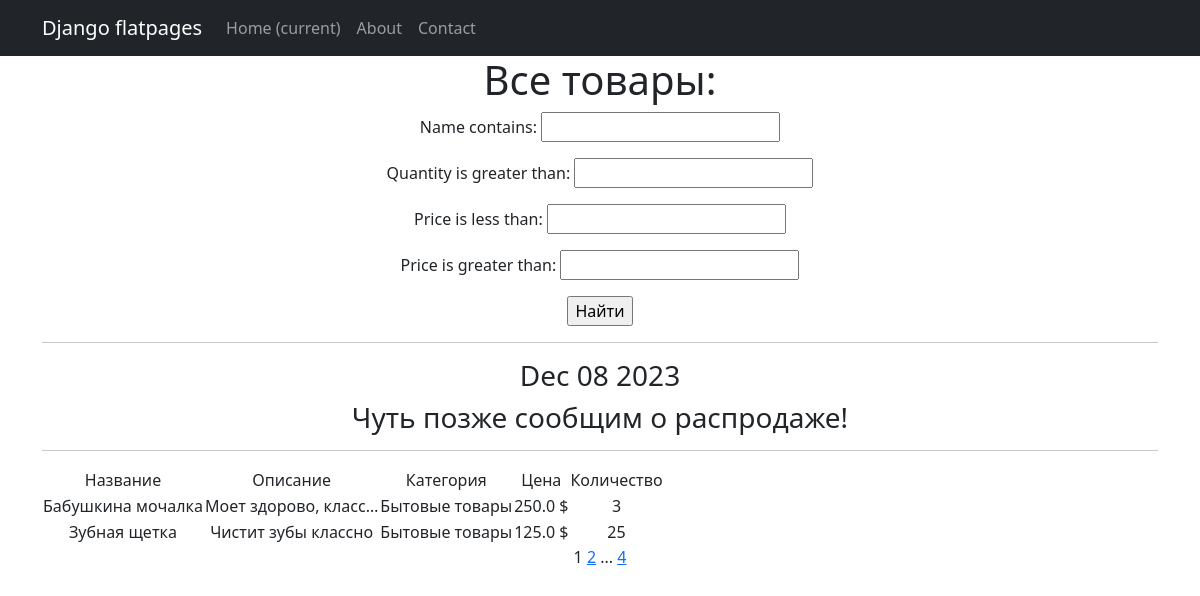
Screenshot of /products/ with the database file from the repository.
### simpleapp/models.py (models this page shows, shortened)
class Product(models.Model):
    name = models.CharField(
        max_length=50,
        unique=True, # названия товаров не должны повторяться
    )
    description = models.TextField()
    quantity = models.IntegerField(
        validators=[MinValueValidator(0)],
    )
    category = models.ForeignKey(
        to='Category',
        on_delete=models.CASCADE,
        related_name='products', # все продукты в категории будут доступны через поле products
    )
    price = models.FloatField(
        validators=[MinValueValidator(0.0)],
    )

class Category(models.Model):
    name = models.CharField(max_length=100, unique=True)

### simpleapp/views.py (the view)
# urls.py: path('', ProductsList.as_view(), name='product_list'),
class ProductsList(ListView):
    model = Product
    ordering = 'name'
    template_name = 'products.html'
    context_object_name = 'products'
    paginate_by = 2 # вот так мы можем указать количество записей на странице
    def get_queryset(self):
        queryset = super().get_queryset()
        self.filterset = ProductFilter(self.request.GET, queryset)
        return self.filterset.qs
    def get_context_data(self,  **kwargs):
        context = super().get_context_data(**kwargs)
        context['time_now'] = datetime.utcnow()
        context['next_sale'] = None
        context['filterset'] = self.filterset
        return context

### simpleapp/templatetags/custom_filters.py (called while the page is built)
@register.filter()
def currency(value, code='rub'):
    postfix = CURRENCIES_SIMBOLS[code]
    return f'{value} {postfix}'

### simpleapp/templatetags/custom_tags.py (called while the page is built)
@register.simple_tag()
def current_time(format_string='%b %d %Y'):
    return datetime.utcnow().strftime(format_string)

@register.simple_tag(takes_context=True)
def url_replace(context, **kwargs):
    d = context['request'].GET.copy()
    for k, v in kwargs.items():
        d[k] = v
    return d.urlencode()

### templates/products.html (shortened to what this page needs)
{% extends 'flatpages/default.html' %}
{% load custom_filters %}
{% load custom_tags %}
{% block content %}
<h1>Все товары:</h1>
<form action="" method="get">
    {{ filterset.form.as_p }}
        <input type="submit" value="Найти">
</form>
<hr>
<h3>{% current_time '%b %d %Y' %}</h3>
<h3>{{ next_sale|default_if_none:"Чуть позже сообщим о распродаже!" }}</h3>
<hr>
    {% if products %}
        <table>
            <tr>
                <td>Название</td>
                <td>Описание</td>
                <td>Категория</td>
                <td>Цена</td>
                <td>Количество</td>
            </tr>
            {% for product in products %}
            <tr>
                <td>{{ product.name }}</td>
                <td>{{ product.description|truncatechars:20 }}</td>
                <td>{{ product.category.name }}</td>
                <td>{{ product.price|currency:'usd' }}</td>
                <td>{{ product.quantity }}</td>
            </tr>
            {% endfor %}
        </table>
    {% else %}
        <h2>Товаров нет!</h2>
    {% endif %}
    {{ page_obj.number }}
    {% if page_obj.has_next %}
        <a href="?{% url_replace page=page_obj.next_page_number %}">{{ page_obj.next_page_number }}</a>
        {% if paginator.num_pages != page_obj.next_page_number %}
            ...
            <a href="?{% url_replace page=page_obj.paginator.num_pages %}">{{ page_obj.paginator.num_pages }}</a>
        {% endif %}
    {% endif %}
{% endblock content %}

### rows the page displays
Product: name "Бабушкина мочалка", description "Моет здорово, класс…", category.name "Бытовые товары", price "250.0 $", quantity "3"
Product: name "Зубная щетка", description "Чистит зубы классно", category.name "Бытовые товары", price "125.0 $", quantity "25"

### other values shown
{{ next_sale|default_if_none:"Чуть позже сообщим о распродаже!" }} "Чуть позже сообщим о распродаже!"
{{ page_obj.number }} "1"
{{ page_obj.next_page_number }} "2"
{{ page_obj.paginator.num_pages }} "4"
